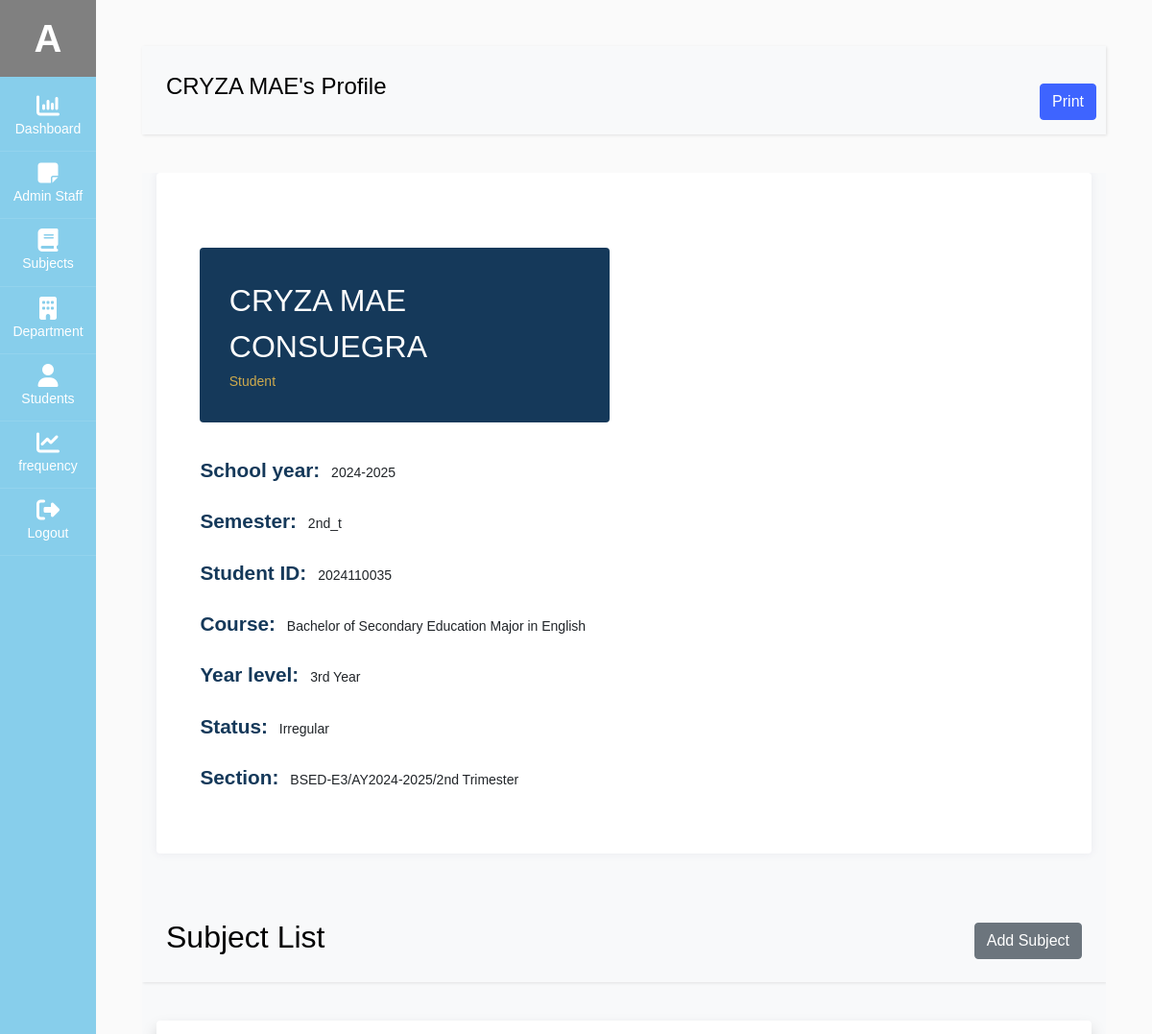
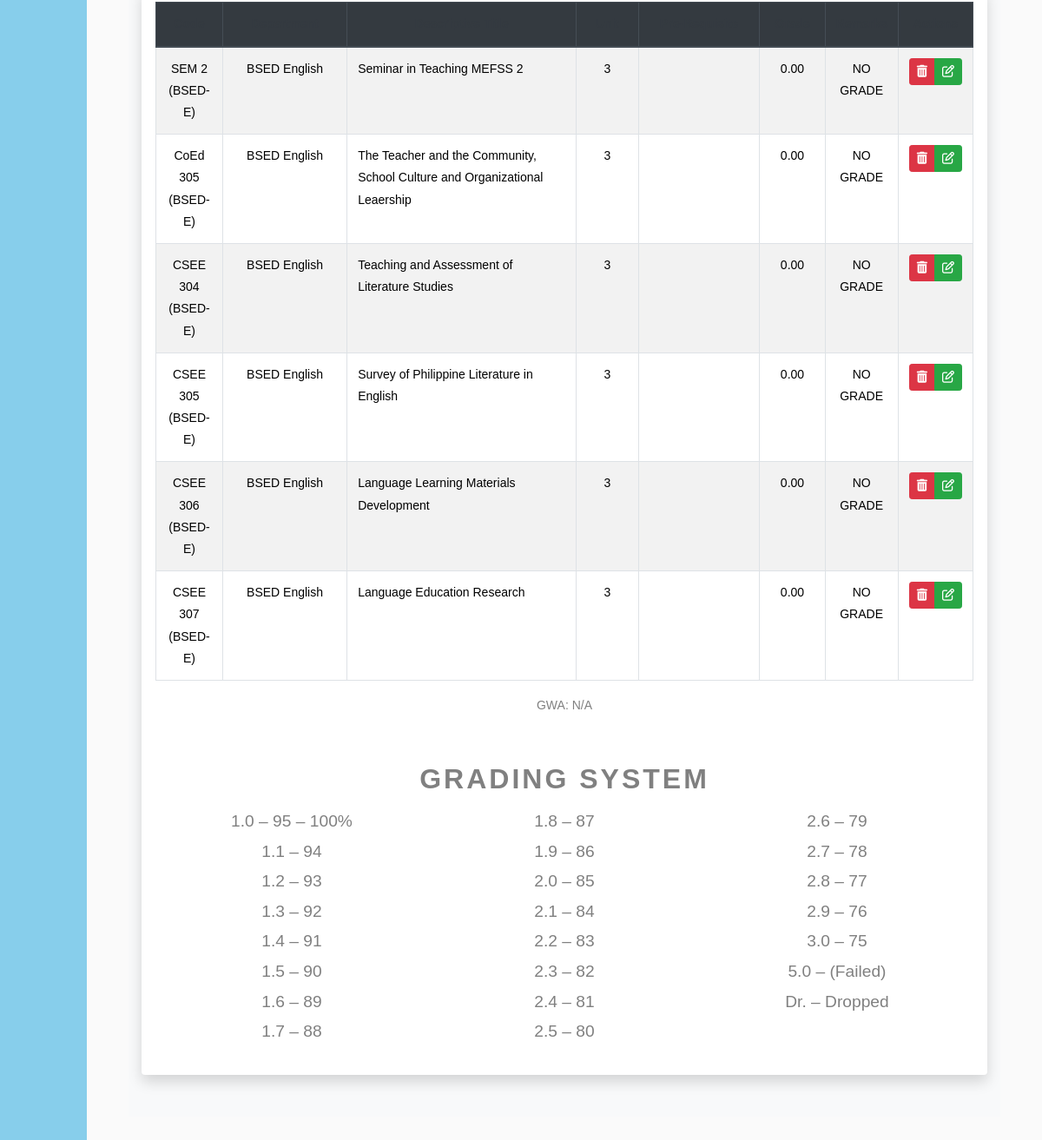
Screenshot of /admin/view_student_info.php?stud_id=2024110035 (signed in) with the database file from the repository (2 pictures, top to bottom).
### tables this page shows
CREATE TABLE `user` (
  `admin_id` int(11) NOT NULL,
  `fname` varchar(60) NOT NULL,
  `mname` varchar(60) DEFAULT NULL,
  `lname` varchar(60) NOT NULL,
  `email` varchar(100) NOT NULL,
  `username` varchar(100) NOT NULL,
  `password` varchar(100) NOT NULL,
  `type` varchar(20) NOT NULL,
  `profile_img` varchar(255) DEFAULT NULL,
  `status` int(11) NOT NULL DEFAULT 1
);

CREATE TABLE `student` (
  `stud_id` int(11) NOT NULL,
  `stud_course` text NOT NULL,
  `stud_fname` varchar(60) NOT NULL,
  `stud_mname` varchar(60) DEFAULT NULL,
  `stud_lname` varchar(60) NOT NULL,
  `stud_phone` varchar(60) NOT NULL,
  `stud_bday` date NOT NULL,
  `stud_address` varchar(60) NOT NULL,
  `stud_gender` varchar(60) NOT NULL,
  `stud_year_level` varchar(60) NOT NULL,
  `stud_section` varchar(60) NOT NULL,
  `stud_sem` varchar(60) NOT NULL,
  `stud_academic_status` varchar(60) NOT NULL,
  `stud_school_year` varchar(255) NOT NULL,
  `stud_status` int(11) NOT NULL DEFAULT 1
);

CREATE TABLE `student_subject` (
  `ss_id` int(11) NOT NULL,
  `ss_stud_id` int(11) NOT NULL,
  `ss_subject_id` int(11) NOT NULL,
  `ss_final_grade` decimal(10,2) NOT NULL
);

CREATE TABLE `subject` (
  `subject_id` int(11) NOT NULL,
  `sub_dept_id` int(11) NOT NULL,
  `course_code` varchar(60) NOT NULL,
  `descriptive_title` text NOT NULL,
  `units` int(11) NOT NULL,
  `pre_requisite` varchar(60) NOT NULL,
  `for_year_level` varchar(60) NOT NULL
);

CREATE TABLE `department` (
  `dept_id` int(11) NOT NULL,
  `dept_name` varchar(60) NOT NULL,
  `dept_description` varchar(500) DEFAULT NULL,
  `dept_status` varchar(60) NOT NULL DEFAULT '1'
);

### db/db.php (called while the page is built, shortened)
<?php
class db_connect
{
    public $host = db_host;
    public $user = db_user;
    public $pass = db_pass;
    public $name = db_name;
    public function connect()
    {
        try {
            $this->conn = new mysqli($this->host, $this->user, $this->pass, $this->name);
        } catch (\Throwable $th) {
            header("Location:setup.php");
        }
    }
}

### db/class.php (called while the page is built, shortened)
<?php
include('db.php');
class global_class extends db_connect
{
    public function get_student_info($stud_id)
    {
        $query = $this->conn->prepare("SELECT * FROM `student` where stud_status='1' and stud_id='$stud_id'");
        if ($query->execute()) {
            $result = $query->get_result();
            return $result;
        }
    }
    public function get_user_info($admin_id)
    {
        $query = $this->conn->prepare("SELECT * FROM `user` where status='1' AND admin_id =$admin_id");
        if ($query->execute()) {
            $result = $query->get_result();
            return $result;
        }
    }
    public function getAllSubjectsForSpecificStudent($stud_id)
    {
        $queryStr = "
            SELECT * FROM student_subject AS ss
            LEFT JOIN subject AS s ON ss.ss_subject_id = s.subject_id
            LEFT JOIN student AS stud ON stud.stud_id = ss.ss_stud_id
            LEFT JOIN department AS dept ON dept.dept_id = s.sub_dept_id
            WHERE stud.stud_id = $stud_id
        ";
        $result = $this->conn->query($queryStr);
        if ($result) {
            return $result;
        } else {
            return false;
        }
    }
}

### admin/view_student_info.php (the view, shortened to what this page needs)
<?php
include('../components/admin-header.php');
$stud_id=$_GET['stud_id'];
 $get_student_info = $admin_db->get_student_info($stud_id);
  $student = $get_student_info->fetch_array();
  $fullname = $student['stud_fname'] . ' ' . $student['stud_mname'] . ' ' . $student['stud_lname'];
  $stud_course=$student['stud_course'];
  $stud_year_level=$student['stud_year_level'];
  $stud_sy=$student['stud_school_year'];
  $stud_sem=$student['stud_sem'];
  $stud_academic_status=$student['stud_academic_status'];
  $stud_section=$student['stud_section'];
?>
<link rel="stylesheet" href="../css/view_student_info.css">
<link rel="stylesheet" href="../css/grading_layout.css">
<link href="../node_modules/select2/dist/css/select2.min.css" rel="stylesheet" />
<div id="content" class="p-4 p-md-5">
<nav class="navbar navbar-expand-lg navbar-light bg-light" >
  <div class="container-fluid" >
    <h4><?=ucfirst($student['stud_fname']);?>'s Profile</h4>
  </div>
                            <div class="text-center mt-4">
                                <button class="btn btn-primary print-hidden" onclick="printContent()">Print</button>
                            </div>
</nav>
    <section class="bg-light">
        <div class="container resume-container" >
            <div class="row" >
                <div class="col-lg-12 mb-4 mb-sm-5" >
                    <div class="card card-style1 border-0" >
                        <div class="card-body p-1-9 p-sm-2-3 p-md-6 p-lg-7"  >
                            <div class="container mt-5" id="print-section" >
                                <div class="row align-items-center">
                                    <div class="col-lg-6 px-xl-10">
                                        <div class="bg-secondary d-lg-inline-block py-1-9 px-1-9 px-sm-6 mb-1-9 rounded group1">
                                            <h3 class="h2 text-white mb-0 fullname"><?= ucfirst($fullname) ?></h3>
                                            <span class="text-primary occupation">Student</span>
                                        </div>
                                        <ul class="list-unstyled mb-1-9">
                                            <li class="mb-2 mb-xl-3 display-28"><span class="display-26 text-secondary me-2 font-weight-600">School year:</span> <?= ucfirst($stud_sy) ?></li>
                                            <li class="mb-2 mb-xl-3 display-28"><span class="display-26 text-secondary me-2 font-weight-600">Semester:</span> <?=$stud_sem?></li>
                                            <li class="mb-2 mb-xl-3 display-28"><span class="display-26 text-secondary me-2 font-weight-600">Student ID:</span> <?= $stud_id ?></li>
                                            <li class="mb-2 mb-xl-3 display-28"><span class="display-26 text-secondary me-2 font-weight-600">Course:</span> <?=$stud_course?></li>
                                            <li class="mb-2 mb-xl-3 display-28"><span class="display-26 text-secondary me-2 font-weight-600">Year level:</span> <?=$stud_year_level?></li>
                                            <li class="mb-2 mb-xl-3 display-28"><span class="display-26 text-secondary me-2 font-weight-600">Status:</span> <?=$stud_academic_status?></li>
                                            <li class="mb-2 mb-xl-3 display-28"><span class="display-26 text-secondary me-2 font-weight-600">Section:</span> <?=$stud_section?></li>
                                        </ul>
                                    </div>
                                </div>
                            </div>
                        </div>
                    </div>
                </div>
            </div>
        </div>
    </section>
<section class="bg-light">
    <div class="container">
        <div class="row">
        <nav class="navbar navbar-expand-lg navbar-light bg-light" >
            <div class="container-fluid " >
              <h2> Subject List</h2>
              <button type="button" class="togglerAddSubjectForStudent btn btn-secondary" data-toggle="modal" data-target=".add-StudentSubject-modal" data-stud_id="<?=$stud_id?>">Add Subject</button>
            </div>
        </nav>
            <div class="container" id="listGrade">
            <div class="table-responsive shadow p-3 mb-5 bg-white rounded">
    <table id="myTable" class="table table-striped table-bordered table-hover">
        <thead class="thead-dark ">
            <tr>
                <th class="col-md-1 text-center text-dark">Code</th>
                <th class="col-md-2 text-center text-dark">Department</th>
                <th class="col-md-4 text-center text-dark">Descriptive Title</th>
                <th class="col-md-1 text-center text-dark">Unit</th>
                <th class="col-md-2 text-center text-dark">Pre-Requisite</th>
                <th class="col-md-1 text-center text-dark">Grade</th>
                <th class="col-md-1 text-center text-dark">Remarks</th>
                <th class="col-md-2 text-center text-dark">Actions</th>
            </tr>
        </thead>
        <tbody>
            <?php
            $get_subject = $admin_db->getAllSubjectsForSpecificStudent($stud_id);
            $total_weighted_grade = 0;
            $total_units = 0;
            while ($subject = $get_subject->fetch_array()):
                if($subject['ss_final_grade']<=0){
                    $grade="NO GRADE";
                }else if($subject['ss_final_grade']>0 && $subject['ss_final_grade'] <= 3 ){
                    $grade="PASSED";
                }else if($subject['ss_final_grade']>0 && $subject['ss_final_grade'] >3 ){
                    $grade="FAILED";
                }
            ?>
            <tr>
                <td class="text-center"><?=$subject['course_code']; ?></td>
                <td class="text-center"><?=$subject['dept_name']; ?></td>
                <td><?=$subject['descriptive_title']; ?></td>
                <td class="text-center"><?=$subject['units']; ?></td>
                <td class="text-center"><?=$subject['pre_requisite']; ?></td>
                <td class="text-center"><?=$subject['ss_final_grade']; ?></td>
                <td class="text-center"><?=$grade?></td>
                <td class="text-center">
                    <div class="btn-group" role="group" aria-label="Actions">
                        <button type="button" class="btn btn-danger btn-sm TogglerDeleteStudentSubject"
                            data-ss_id="<?=$subject['ss_id']?>"
                            data-student_id="<?=$stud_id?>"
                            data-subject_id="<?=$subject['subject_id']?>"
                            data-code="<?=$subject['course_code']?>">
                            <i class="fa fa-trash"></i>
                        </button>
                        <button type="button" class="btn btn-success btn-sm TogglerSubgrade"
                            data-toggle="modal" data-target=".add-Subgrade-modal"
                            data-stud_id="<?=$stud_id?>"
                            data-ss_id="<?=$subject['ss_id']?>"
                            data-code="<?=$subject['course_code']?>"
                            data-ss_final_grade="<?=$subject['ss_final_grade']?>">
                            <i class="fa fa-edit"></i>
                        </button>
                    </div>
                </td>
            </tr>
            <?php endwhile; ?>
        </tbody>
    </table>
    <div class="d-flex justify-content-center">
        <span class="text-center">GWA:
        <?php
            if ($total_units > 0) {
                $gwa = $total_weighted_grade / $total_units;
                echo number_format($gwa, 2);
            } else {
                echo "N/A";
            }
        ?>
        </span>
    </div>
    <div class="container text-center mt-5">
        <h2 class="grading-system-title" style='color:gray;'>GRADING SYSTEM</h2>
        <div class="row">
            <div class="col-md-4 grading-section">
                <ul class="grading-list">
                    <li>1.0 – 95 – 100%</li>
                    <li>1.1 – 94</li>
                    <li>1.2 – 93</li>
                    <li>1.3 – 92</li>
                    <li>1.4 – 91</li>
                    <li>1.5 – 90</li>
                    <li>1.6 – 89</li>
                    <li>1.7 – 88</li>
                </ul>
            </div>
            <div class="col-md-4 grading-section">
                <ul class="grading-list">
                    <li>1.8 – 87</li>
                    <li>1.9 – 86</li>
                    <li>2.0 – 85</li>
                    <li>2.1 – 84</li>
                    <li>2.2 – 83</li>
                    <li>2.3 – 82</li>
                    <li>2.4 – 81</li>
                    <li>2.5 – 80</li>
                </ul>
            </div>
            <div class="col-md-4 grading-section">
                <ul class="grading-list">
                    <li>2.6 – 79</li>
                    <li>2.7 – 78</li>
                    <li>2.8 – 77</li>
                    <li>2.9 – 76</li>
                    <li>3.0 – 75</li>
                    <li>5.0 – (Failed)</li>
                    <li>Dr. – Dropped</li>
                </ul>
            </div>
        </div>
    </div>
</div>
            </div>
        </div>
    </div>
</section>
                </div>

### components/admin-header.php (shortened to what this page needs)
<?php
include('../db/class.php');
$admin_db = new global_class();
$admin_restrictions="";
if (isset($_SESSION['admin_id'])) {
    $admin_id = $_SESSION['admin_id'];
    $getUserDetails = $admin_db->get_user_info($admin_id);
    $user = $getUserDetails->fetch_array();
    $admin_id =$user['admin_id'];
    $username=$user['username'];
}
?>
<!doctype html>
<html lang="en">
  <head>
		<link rel="stylesheet" href="../node_modules/font-awesome/css/font-awesome.min.css">
    <link rel="stylesheet" href="../node_modules/alertifyjs/build/css/alertify.min.css"/>
    <link rel="stylesheet" href="../node_modules/alertifyjs//build/css/themes/default.min.css"/>
    <link rel="stylesheet" href="../node_modules/bootstrap/dist/css/bootstrap.min.css"/>
    <link rel="stylesheet" href="../css/dataTables.bootstrap5.css">
		<link rel="stylesheet" href="../css/admin.css">
  </head>
  <body>
		<div class="wrapper d-flex align-items-stretch" >
			<nav id="sidebar" class="active" >
				<h1><a href="profile.php?profile_id=<?=$admin_id?>" class="logo" style="background-color:gray;"><?=ucfirst($username[0])?></a></h1>
        <ul class="list-unstyled components mb-5">
          <li class="active">
            <a href="dashboard.php"><span class="fa fa-bar-chart"></span> Dashboard</a>
          </li>
          <li <?=$admin_restrictions?>>
            <a href="user.php"><span class="fa fa-sticky-note"></span>Admin Staff</a>
          </li>
          <li <?=$admin_restrictions?>>
            <a href="subject.php"><span class="fa fa-book"></span> Subjects</a>
          </li>
          <li <?=$admin_restrictions?>>
            <a href="department.php"><span class="fa fa-building"></span> Department</a>
          </li>
          <li>
              <a href="student.php"><span class="fa fa-user"></span> Students</a>
          </li>
          <li>
              <a href="frequency.php"><span class="fa fa-line-chart"></span> frequency</a>
          </li>
          <li>
            <a href="Logout.php"><span class="fa fa-sign-out"></span> Logout</a>
          </li>
        </ul>
    	</nav>
  </body>
</html>

### css/view_student_info.css (style rules this page uses)
.card-style1 { box-shadow: 0px 0px 10px 0px rgb(89 75 128 / 9%); }
.border-0 { border: 0!important; }
.card { position: relative; display: flex; flex-direction: column; min-width: 0; word-wrap: break-word; background-color: #fff; background-clip: border-box; border: 1px solid rgba(0,0,0,.125); border-radius: 0.25rem; }
section { overflow: hidden; background: #fff; }
.text-primary { color: #ceaa4d !important; }
.text-secondary { color: #15395A !important; }
.font-weight-600 { font-weight: 600; }
.display-26 { font-size: 1.3rem; }
@media screen and (min-width: 992px) { .p-lg-7 { padding: 4rem; } }
@media screen and (min-width: 768px) { .p-md-6 { padding: 3.5rem; } }
@media screen and (min-width: 576px) { .p-sm-2-3 { padding: 2.3rem; } }
.p-1-9 { padding: 1.9rem; }
.bg-secondary { background: #15395A !important; }
@media screen and (min-width: 576px) { .pe-sm-6, .px-sm-6 { padding-right: 3.5rem; } }
@media screen and (min-width: 576px) { .ps-sm-6, .px-sm-6 { padding-left: 3.5rem; } }
.pe-1-9, .px-1-9 { padding-right: 1.9rem; }
.ps-1-9, .px-1-9 { padding-left: 1.9rem; }
.pb-1-9, .py-1-9 { padding-bottom: 1.9rem; }
.pt-1-9, .py-1-9 { padding-top: 1.9rem; }
.mb-1-9, .my-1-9 { margin-bottom: 1.9rem; }
@media (min-width: 992px) { .d-lg-inline-block { display: inline-block!important; } }
.rounded { border-radius: 0.25rem!important; }

### css/grading_layout.css (style rules this page uses)
.grading-system-title { font-weight: bold; letter-spacing: 3px; }
.grading-list { list-style: none; padding-left: 0; }
.grading-list li { font-size: 1.2rem; }
.grading-section { margin: 0 auto; }

### rows the page displays
user: username "A"
student: stud_fname "CRYZA MAE", fullname "CRYZA MAE CONSUEGRA", stud_school_year "2024-2025", stud_sem "2nd_t", stud_course "Bachelor of Secondary Education Major in English", stud_year_level "3rd Year", stud_academic_status "Irregular", stud_section "BSED-E3/AY2024-2025/2nd Trimester"
student_subject: subject.course_code "SEM 2 (BSED-E)", department.dept_name "BSED English", subject.descriptive_title "Seminar in Teaching MEFSS 2", subject.units "3", ss_final_grade "0.00", ss_final_grade "NO GRADE"
student_subject: subject.course_code "CoEd 305 (BSED-E)", department.dept_name "BSED English", subject.descriptive_title "The Teacher and the Community, School Culture and Organizational Leaership", subject.units "3", ss_final_grade "0.00", ss_final_grade "NO GRADE"
student_subject: subject.course_code "CSEE 304 (BSED-E)", department.dept_name "BSED English", subject.descriptive_title "Teaching and Assessment of Literature Studies", subject.units "3", ss_final_grade "0.00", ss_final_grade "NO GRADE"
student_subject: subject.course_code "CSEE 305 (BSED-E)", department.dept_name "BSED English", subject.descriptive_title "Survey of Philippine Literature in English", subject.units "3", ss_final_grade "0.00", ss_final_grade "NO GRADE"
student_subject: subject.course_code "CSEE 306 (BSED-E)", department.dept_name "BSED English", subject.descriptive_title "Language Learning Materials Development", subject.units "3", ss_final_grade "0.00", ss_final_grade "NO GRADE"
student_subject: subject.course_code "CSEE 307 (BSED-E)", department.dept_name "BSED English", subject.descriptive_title "Language Education Research", subject.units "3", ss_final_grade "0.00", ss_final_grade "NO GRADE"

### other values shown
$stud_id "2024110035"
